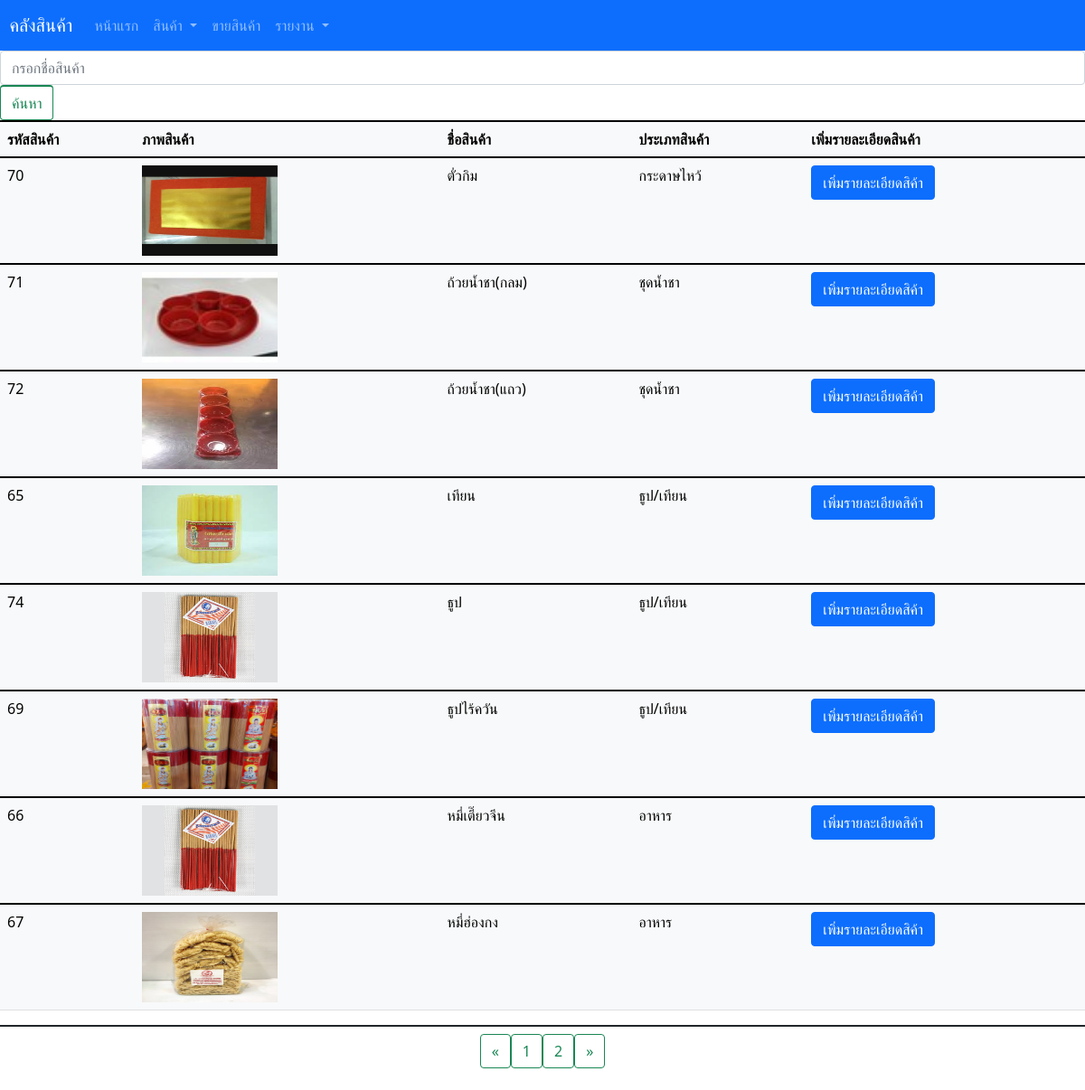
The app's page /searchaddproduct.php with its own data.
### tables this page shows
CREATE TABLE `product` (
  `productID` int(10) NOT NULL,
  `productname` varchar(255) NOT NULL,
  `pic` varchar(255) NOT NULL,
  `productcategory` varchar(255) NOT NULL,
  `remainunit` int(255) NOT NULL,
  `price` int(255) NOT NULL,
  `productdetail` text NOT NULL
);

### searchaddproduct.php (the view, shortened to what this page needs)
<link href="https://cdn.jsdelivr.net/npm/bootstrap@5.1.1/dist/css/bootstrap.min.css" rel="stylesheet">
    <link rel='stylesheet' type='text/css' href='stylezack.css' />
    <head>
    </head>
<?php
require('connect.php');
$perpage = 5;
 $productname = $_POST['productname'];
 $sql = "SELECT * FROM product WHERE productname LIKE '%$productname%' ORDER BY productname ASC";
 $result = mysqli_query($conn,$sql);
?>
<html>
<head>
</head>
<body>
<?php include 'indexform.php';?>
<div class="table">
<table class="table table-light" >
  <tr>
    <thead>
  <form class="form-inline" action="searchdata.php" class="form-group" method="POST">
    <input class="form-control mr-sm-2" type="search" name ="productname" placeholder="กรอกชื่อสินค้า" aria-label="Search">
    <button class="btn btn-outline-success my-2 my-sm-0" type="submit">ค้นหา</button>
  </form>
    <th scope="col">รหัสสินค้า</th>
    <th scope="col">ภาพสินค้า</th>
    <th scope="col">ชื่อสินค้า</th>
    <th scope="col">ประเภทสินค้า</th>
    <th scope="col">เพิ่มรายละเอียดสินค้า</th>
</tr>
  <?php
  while($row=mysqli_fetch_assoc($result)){
    ?>
  <tr>
  <td align=""><?php echo $row["productID"]; ?></td>
  <td><img src="uploads/<?php echo $row["pic"]?>" width="150px" height="100px"></td>
  <td align=""><?php echo $row["productname"]; ?></td>
<td align=""><?php echo $row["productcategory"]; ?></td>
<td><a href= "addproductdetaildata.php?id=<?php echo$row["productID"]?>" class="btn btn-primary">เพิ่มรายละเอียดสิค้า</a></td>
  <?php } ?>
</table>
</body>
<?php
 $sql2 = "SELECT * FROM product ";
 $query2 = mysqli_query($conn, $sql2);
 $total_record = mysqli_num_rows($query2);
 $total_page = ceil($total_record / $perpage);
 ?>
    <center>
 <nav>
<ul class="pagination justify-content-center">
 <li>
 <a href="index.php?page=1" class = "btn btn-outline-success"aria-label="Previous">
 <span aria-hidden="true">&laquo;</span>
 </a>
 </li>
 <?php for($i=1;$i<=$total_page;$i++){ ?>
 <li><a href="index.php?page=<?php echo $i; ?>" class = "btn btn-outline-success"><?php echo $i; ?></a></li>
 <?php } ?>
 <li>
 <a href="index.php?page=<?php echo $total_page;?>" class = "btn btn-outline-success" aria-label="Next">
 <span aria-hidden="true">&raquo;</span>
 </a>
 </li>
 </ul>
 </nav>
 </center>
</html>

### records on screen
product: productID "70", pic (picture), productname "ตั่วกิม", productcategory "กระดาษไหว้"
product: productID "71", pic (picture), productname "ถ้วยน้ำชา(กลม)", productcategory "ชุดน้ำชา"
product: productID "72", pic (picture), productname "ถ้วยน้ำชา(แถว)", productcategory "ชุดน้ำชา"
product: productID "65", pic (picture), productname "เทียน", productcategory "ธูป/เทียน"
product: productID "74", pic (picture), productname "ธูป", productcategory "ธูป/เทียน"
product: productID "69", pic (picture), productname "ธูปไร้ควัน", productcategory "ธูป/เทียน"
product: productID "66", pic (picture), productname "หมี่เตี๊ยวจีน", productcategory "อาหาร"
product: productID "67", pic (picture), productname "หมี่ฮ่องกง", productcategory "อาหาร"
